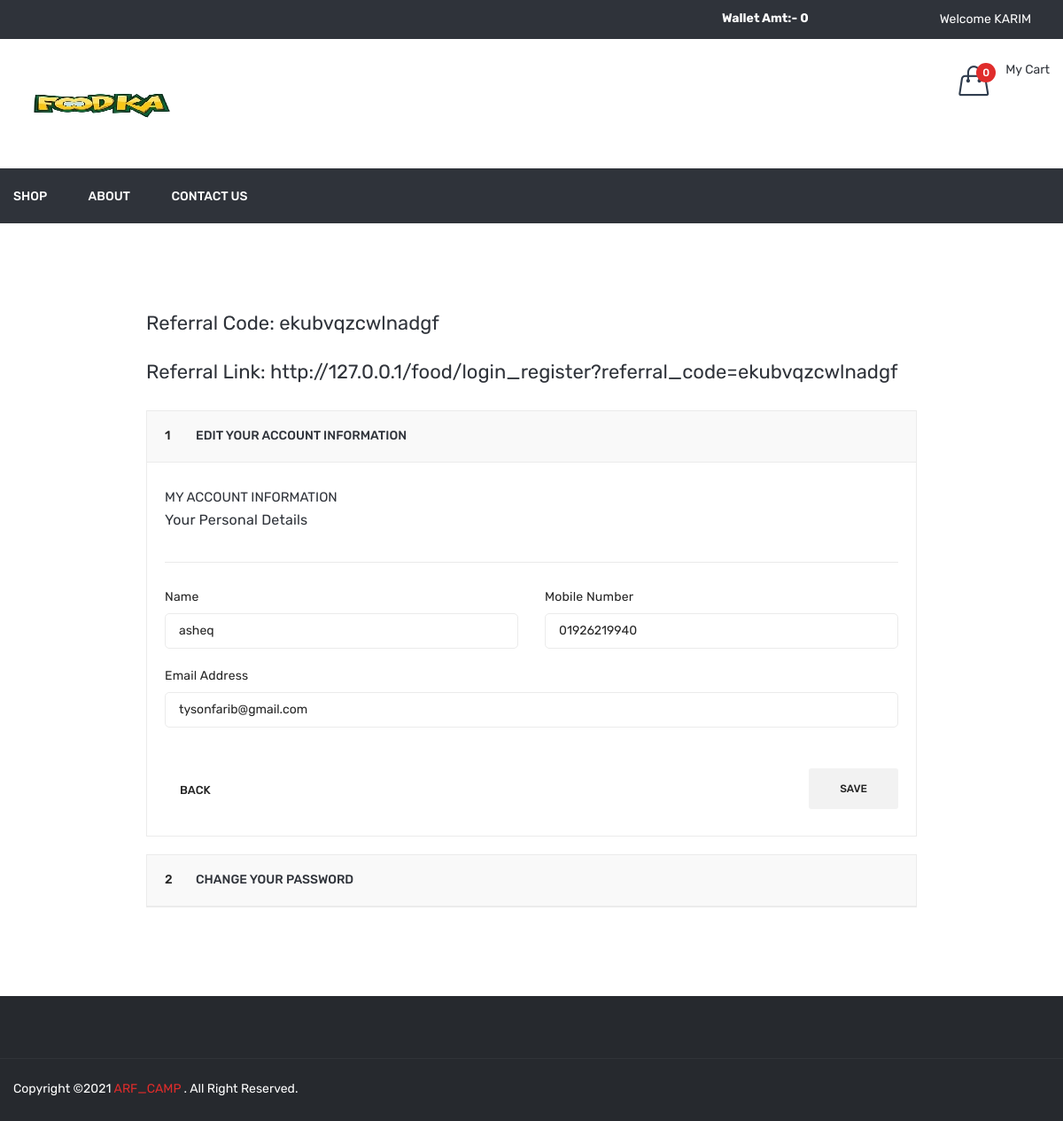
Screenshot of /profile.php (signed in) with the database file from the repository.
### tables this page shows
CREATE TABLE `user` (
  `id` int(11) NOT NULL,
  `name` varchar(50) NOT NULL,
  `email` varchar(50) NOT NULL,
  `mobile` varchar(15) NOT NULL,
  `password` varchar(50) NOT NULL,
  `added_on` datetime NOT NULL,
  `status` int(11) NOT NULL,
  `email_verify` int(11) NOT NULL,
  `rand_str` varchar(50) NOT NULL,
  `referral_code` varchar(20) NOT NULL,
  `from_referral_code` varchar(50) NOT NULL
);

### function.inc.php (called while the page is built, shortened)
	<?php
function getUserDetailsByid($uid=''){
  global $con;
  $data['name']='';
  $data['email']='';
  $data['mobile']=''; $data['referral_code']='';
  if(isset($_SESSION['FOOD_USER_ID'])){
    $uid=$_SESSION['FOOD_USER_ID'];
  }
  $row=mysqli_fetch_assoc(mysqli_query($con,"select * from user where id='$uid'"));
  $data['name']=$row['name'];
  $data['email']=$row['email'];
  $data['mobile']=$row['mobile'];
  $data['referral_code']=$row['referral_code'];
  return $data;
}
?>

### profile.php (the view, shortened to what this page needs)
<?php
include ("header.php");
$getUserDetails=getUserDetailsByid();
?>
<div class="myaccount-area pb-80 pt-100">
            <div class="container">
                <div class="row">
                    <div class="ml-auto mr-auto col-lg-9">
<div>
	<h4>Referral Code: <?php echo $getUserDetails['referral_code']?></h4><br/>
	<h4>Referral Link: <?php echo FRONT_SITE_PATH?>login_register?referral_code=<?php echo $getUserDetails['referral_code']?></h4><br/>
</div>
                        <div class="checkout-wrapper">
                            <div id="faq" class="panel-group">
                                <div class="panel panel-default">
                                    <div class="panel-heading">
                                        <h5 class="panel-title"><span>1</span> <a data-toggle="collapse" data-parent="#faq" href="#my-account-1">Edit your account information </a></h5>
                                    </div>
                                    <div id="my-account-1" class="panel-collapse collapse show">
                                        <div class="panel-body">
          <form method="post" id="frmProfile">
												<div class="billing-information-wrapper">
													<div class="account-info-wrapper">
														<h4>My Account Information</h4>
														<h5>Your Personal Details</h5>
													</div>
													<div class="row">
														<div class="col-lg-6 col-md-6">
															<div class="billing-info">
																<label>Name</label>
                                       <input type="text" id="uname" name="name" required value="<?php echo $getUserDetails['name']?>">
															</div>
														</div>
														<div class="col-lg-6 col-md-6">
															<div class="billing-info">
																<label>Mobile Number</label>
									<input type="text" name="mobile" value="<?php echo $getUserDetails['mobile']?>" required>
															</div>
														</div>
														<div class="col-lg-12 col-md-12">
															<div class="billing-info">
																<label>Email Address</label>
									<input type="email" readonly="readonly" value="<?php echo $getUserDetails['email']?>">
															</div>
														</div>
													</div>
													<div class="billing-back-btn">
														<div class="billing-back">
															<a href="#"><i class="ion-arrow-up-c"></i> back</a>
														</div>
														<div class="billing-btn">
						<button type="submit" id="profile_submit">Save</button>
														</div>
													</div>
												</div>
		</form>
                                        </div>
                                    </div>
                                </div>
                                <div class="panel panel-default">
                                    <div class="panel-heading">
                                        <h5 class="panel-title"><span>2</span> <a data-toggle="collapse" data-parent="#faq" href="#my-account-2">Change your password </a></h5>
                                    </div>
                                </div>
                            </div>
                        </div>
                    </div>
                </div>
            </div>
        </div>
<?php
include("footer.php");
?>

### rows the page displays
user: referral_code "ekubvqzcwlnadgf", name "asheq", mobile "01926219940", email "tysonfarib@gmail.com"

### other values shown
$getWalletAmt "0"
$_SESSION['FOOD_USER_NAME'] "KARIM"
$totalCartDish "0"
FRONT_SITE_PATH "http://127.0.0.1/food/"
